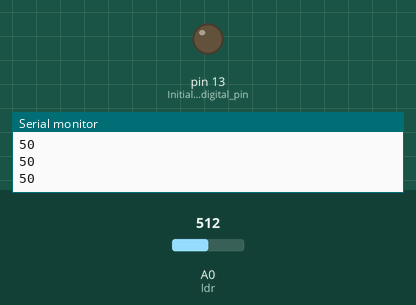
A sketch run on a simulated Arduino Uno, built with avr-gcc and run on an emulated ATmega328P. On the bench: output pins drawn as LEDs (lit = HIGH), the last lines printed to the serial monitor. The inputs (shaded band) are chosen by the test bench; at power-on: A0 (ldr) = 512.

Above: at 1.2 s.
1.3 s: A0 (ldr) set to 497
At 1.9 s:
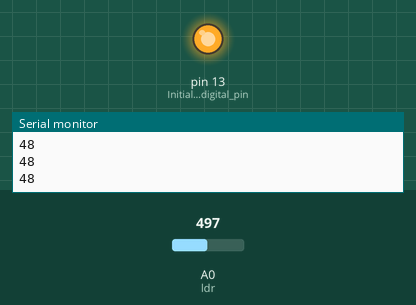
2.8 s: A0 (ldr) set to 716
At 3.2 s:
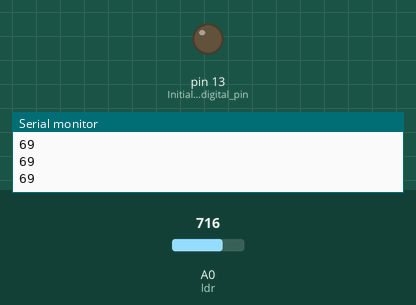
4.3 s: A0 (ldr) set to 511
At 5.7 s:
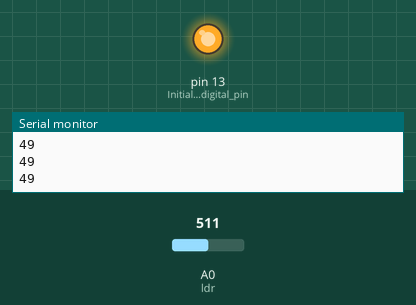
Timing chart, 0 to 7.3 s (numbered marks = the images above; inputs shaded):
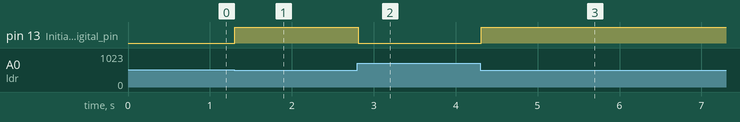

The sketch:

PWM___LED.ino
```cpp
/*
 * Simple LED and LDR control sequence
 * @author Mohamad ChamanMotlagh 9631018
 * @author Mohamad Jabbari Zadehgan 9631015
*/


#define ldr A0    // LDR input

// Scaling values
#define rMin 0
#define rMax 1024
#define tMin 0
#define tMax 100

void setup() {
  Serial.begin(9600);
  pinMode(ldr, INPUT);              // Initializing analog pin ldr as an INPUT.
  pinMode(LED_BUILTIN, OUTPUT);    // Initializing digital pin LED_BUILTIN as an output.
}

void loop() {
  int scaledValue = scaleNumber(analogRead(ldr)); // Reading value and then scaling it
  Serial.println(scaledValue);
  controlLight( (float) scaledValue / 100 );
}

int scaleNumber(int number){
  float m = (float) number;
  int result = ((m - rMin) / (rMax - rMin)) * (tMax - tMin) + tMin;
  return result;
}

void controlLight(float dutyCycle){
    analogWrite(LED_BUILTIN, 255 - (dutyCycle * 255)); // PWM on LED output
    delay(100);
}
```

Measured:
- the behaviour switches between 512 and 511 on A0 (ldr) (found by bisection; images 0 and 1)
- after the input at 1.3 s, pin 13 (Initializing_digital_pin): LOW → HIGH at once
- after the input at 2.8 s, pin 13 (Initializing_digital_pin): HIGH → LOW at once
- after the input at 4.3 s, pin 13 (Initializing_digital_pin): LOW → HIGH at once
